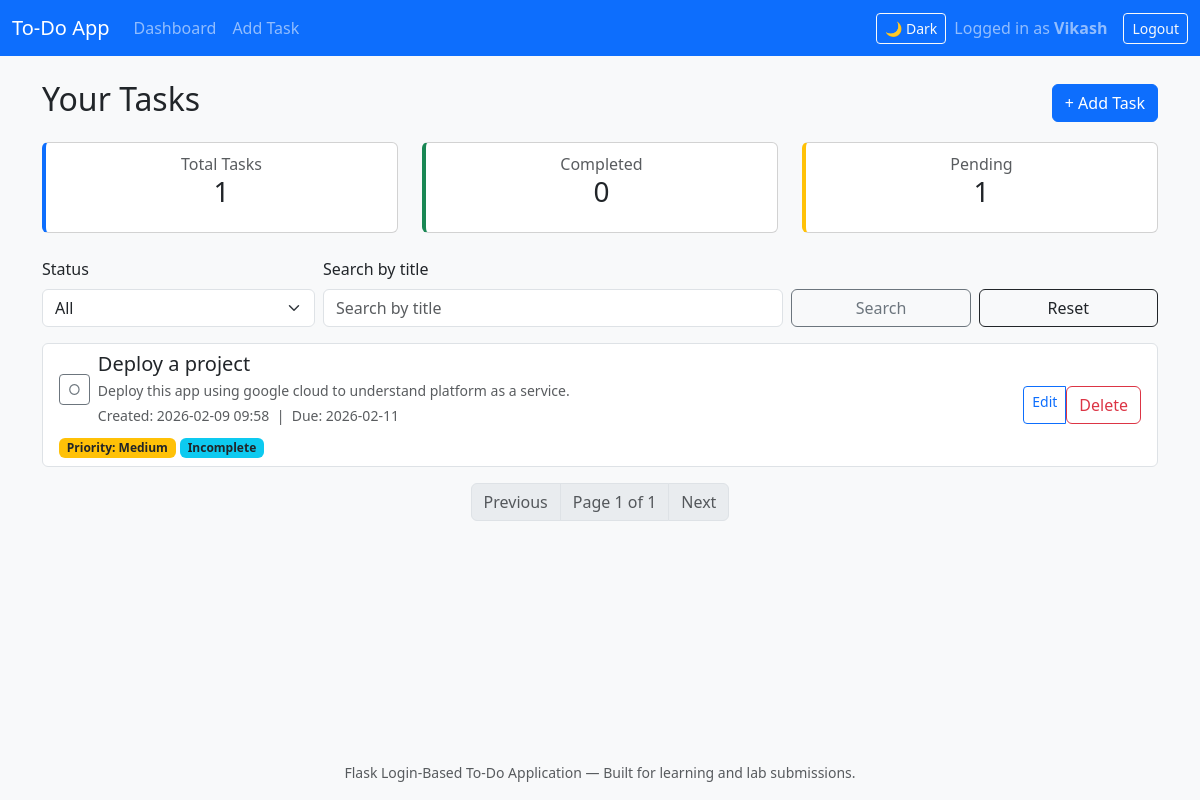
The page /dashboard (signed in) on the database its author committed.
### models.py (models this page shows, shortened)
class User(db.Model):
    id = db.Column(db.Integer, primary_key=True)
    username = db.Column(db.String(80), unique=True, nullable=False)
    password_hash = db.Column(db.String(255), nullable=False)
    tasks = db.relationship("Task", backref="user", lazy=True)

class Task(db.Model):
    id = db.Column(db.Integer, primary_key=True)
    title = db.Column(db.String(120), nullable=False)
    description = db.Column(db.Text, nullable=True)
    priority = db.Column(db.String(10), nullable=False, default="Medium")
    is_completed = db.Column(db.Boolean, nullable=False, default=False)
    created_at = db.Column(db.DateTime, nullable=False, default=datetime.utcnow)
    completed_at = db.Column(db.DateTime, nullable=True)
    due_date = db.Column(db.Date, nullable=True)
    user_id = db.Column(db.Integer, db.ForeignKey("user.id"), nullable=False)

### app.py (the view)
    @app.route("/dashboard", methods=["GET", "POST"])
    @login_required
    def dashboard():
        search_form = SearchForm(request.args)
        query = Task.query.filter_by(user_id=g.user.id)
        status_filter = request.args.get("status", "all")
        if status_filter == "completed":
            query = query.filter_by(is_completed=True)
        elif status_filter == "incomplete":
            query = query.filter_by(is_completed=False)
        if search_form.search.data:
            search_term = f"%{search_form.search.data.strip()}%"
            query = query.filter(Task.title.ilike(search_term))
        query = query.order_by(Task.created_at.desc())
        page = request.args.get("page", 1, type=int)
        per_page = 5
        pagination = query.paginate(page=page, per_page=per_page, error_out=False)
        tasks = pagination.items
        total_tasks = Task.query.filter_by(user_id=g.user.id).count()
        completed_tasks = Task.query.filter_by(user_id=g.user.id, is_completed=True).count()
        pending_tasks = total_tasks - completed_tasks
        return render_template(
            "dashboard.html",
            tasks=tasks,
            pagination=pagination,
            status_filter=status_filter,
            search_form=search_form,
            total_tasks=total_tasks,
            completed_tasks=completed_tasks,
            pending_tasks=pending_tasks,
        )

### forms.py
class SearchForm(FlaskForm):
    search = StringField("Search by title")
    submit = SubmitField("Search")

### templates/dashboard.html (shortened to what this page needs)
{% extends "base.html" %}
{% block content %}
<div class="d-flex justify-content-between align-items-center mb-3">
    <h2>Your Tasks</h2>
    <a class="btn btn-primary" href="{{ url_for('create_task') }}">+ Add Task</a>
</div>
<div class="row mb-4">
    <div class="col-md-4">
        <div class="card stat-card total">
            <div class="card-body text-center">
                <h6 class="card-subtitle text-muted">Total Tasks</h6>
                <h3 class="card-title">{{ total_tasks }}</h3>
            </div>
        </div>
    </div>
    <div class="col-md-4">
        <div class="card stat-card completed">
            <div class="card-body text-center">
                <h6 class="card-subtitle text-muted">Completed</h6>
                <h3 class="card-title">{{ completed_tasks }}</h3>
            </div>
        </div>
    </div>
    <div class="col-md-4">
        <div class="card stat-card pending">
            <div class="card-body text-center">
                <h6 class="card-subtitle text-muted">Pending</h6>
                <h3 class="card-title">{{ pending_tasks }}</h3>
            </div>
        </div>
    </div>
</div>
<form method="get" class="row gy-2 gx-2 align-items-end mb-3">
    <div class="col-md-3">
        <label class="form-label">Status</label>
        <select name="status" class="form-select">
            <option value="all" {% if status_filter == 'all' %}selected{% endif %}>All</option>
        </select>
    </div>
    <div class="col-md-5">
        {{ search_form.search.label(class="form-label") }}
        {{ search_form.search(class="form-control", placeholder="Search by title") }}
    </div>
    <div class="col-md-2 d-grid">
        {{ search_form.submit(class="btn btn-outline-secondary") }}
    </div>
    <div class="col-md-2 d-grid">
        <a href="{{ url_for('dashboard') }}" class="btn btn-outline-dark">Reset</a>
    </div>
</form>
{% if tasks %}
    <div class="list-group">
        {% for task in tasks %}
            <div class="list-group-item task-item d-flex justify-content-between align-items-start">
                <div class="me-3 flex-grow-1">
                    <div class="d-flex align-items-center">
                        <form method="post"
                              action="{{ url_for('toggle_complete', task_id=task.id) }}"
                              class="me-2">
                            <button type="submit"
                                    class="btn btn-sm {% if task.is_completed %}btn-success{% else %}btn-outline-secondary{% endif %}">
                                {% if task.is_completed %}✓{% else %}○{% endif %}
                            </button>
                        </form>
                        <div>
                            <h5 class="mb-1 {% if task.is_completed %}text-decoration-line-through text-muted{% endif %}">
                                {{ task.title }}
                            </h5>
                            {% if task.description %}
                                <p class="mb-1 small text-muted">{{ task.description }}</p>
                            {% endif %}
                            <div class="small text-muted">
                                <span>Created: {{ task.created_at.strftime('%Y-%m-%d %H:%M') }}</span>
                                {% if task.due_date %}
                                    &nbsp;|&nbsp;
                                    <span>Due: {{ task.due_date.strftime('%Y-%m-%d') }}</span>
                                {% endif %}
                            </div>
                        </div>
                    </div>
                    <div class="mt-2">
                        <span class="badge
                            {% if task.priority == 'High' %}bg-danger
                            {% elif task.priority == 'Medium' %}bg-warning text-dark
                            {% else %}bg-secondary
                            {% endif %}
                        ">
                            Priority: {{ task.priority }}
                        </span>
                        {% if task.is_completed %}
                            <span class="badge bg-success">Completed</span>
                        {% else %}
                            <span class="badge bg-info text-dark">Incomplete</span>
                        {% endif %}
                    </div>
                </div>
                <div class="btn-group btn-group-sm align-self-center" role="group">
                    <a href="{{ url_for('edit_task', task_id=task.id) }}" class="btn btn-outline-primary">
                        Edit
                    </a>
                    <form method="post"
                          action="{{ url_for('delete_task', task_id=task.id) }}"
                          onsubmit="return confirm('Are you sure you want to delete this task?');">
                        <button type="submit" class="btn btn-outline-danger">
                            Delete
                        </button>
                    </form>
                </div>
            </div>
        {% endfor %}
    </div>
    <nav aria-label="Task pagination" class="mt-3">
        <ul class="pagination justify-content-center">
            {% if pagination.has_prev %}
                <li class="page-item">
                    <a class="page-link"
                       href="{{ url_for('dashboard', page=pagination.prev_num, status=status_filter, search=search_form.search.data) }}">
                        Previous
                    </a>
                </li>
            {% else %}
                <li class="page-item disabled"><span class="page-link">Previous</span></li>
            {% endif %}
            <li class="page-item disabled">
                <span class="page-link">
                    Page {{ pagination.page }} of {{ pagination.pages or 1 }}
                </span>
            </li>
            {% if pagination.has_next %}
                <li class="page-item">
                    <a class="page-link"
                       href="{{ url_for('dashboard', page=pagination.next_num, status=status_filter, search=search_form.search.data) }}">
                        Next
                    </a>
                </li>
            {% else %}
                <li class="page-item disabled"><span class="page-link">Next</span></li>
            {% endif %}
        </ul>
    </nav>
{% else %}
    <div class="alert alert-info">
        You have no tasks yet. Click <strong>“Add Task”</strong> to create your first one!
    </div>
{% endif %}
{% endblock %}

### templates/base.html (shortened to what this page needs)
<!DOCTYPE html>
<html lang="en" data-theme="light">
<head>
    <link
        href="https://cdn.jsdelivr.net/npm/bootstrap@5.3.3/dist/css/bootstrap.min.css"
        rel="stylesheet"
    >
    <link rel="stylesheet" href="{{ url_for('static', filename='css/style.css') }}">
</head>
<body>
<nav class="navbar navbar-expand-lg navbar-dark bg-primary">
    <div class="container-fluid">
        <a class="navbar-brand" href="{{ url_for('dashboard') if g.user else url_for('login') }}">
            To-Do App
        </a>
        <div class="collapse navbar-collapse" id="navbarNav">
            <ul class="navbar-nav me-auto mb-2 mb-lg-0">
                {% if g.user %}
                    <li class="nav-item">
                        <a class="nav-link" href="{{ url_for('dashboard') }}">Dashboard</a>
                    </li>
                    <li class="nav-item">
                        <a class="nav-link" href="{{ url_for('create_task') }}">Add Task</a>
                    </li>
                {% endif %}
            </ul>
            <div class="d-flex align-items-center gap-2">
                <button class="btn btn-sm btn-outline-light" id="themeToggleBtn" type="button">
                </button>
                {% if g.user %}
                    <span class="navbar-text me-2">
                        Logged in as <strong>{{ g.user.username }}</strong>
                    </span>
                    <a class="btn btn-sm btn-outline-light" href="{{ url_for('logout') }}">Logout</a>
                {% else %}
                    <a class="btn btn-sm btn-outline-light" href="{{ url_for('login') }}">Login</a>
                    <a class="btn btn-sm btn-light" href="{{ url_for('register') }}">Register</a>
                {% endif %}
            </div>
        </div>
    </div>
</nav>
<main class="container my-4">
    {% block content %}{% endblock %}
</main>
<footer class="text-center py-3 mt-auto">
    <small class="text-muted">
        Flask Login-Based To-Do Application &mdash; Built for learning and lab submissions.
    </small>
</footer>
</body>
</html>

### static/css/style.css (style rules this page uses)
html, body { height: 100%; }
body { display: flex; flex-direction: column; background-color: #f8f9fa; }
main.container { flex: 1 0 auto; }
footer { flex-shrink: 0; }
.stat-card.total { border-left: 4px solid #0d6efd; }
.stat-card.completed { border-left: 4px solid #198754; }
.stat-card.pending { border-left: 4px solid #ffc107; }
.task-item { transition: background-color 0.2s ease, transform 0.1s ease; }
:root[data-theme="light"] { --bg-color: #f8f9fa; --text-color: #212529; --card-bg: #ffffff; }
.task-item p { overflow-wrap: break-word; word-wrap: break-word; }

### rows shown on the page
User: user.username "Vikash"
Task: title "Deploy a project", description "Deploy this app using google cloud to understand platform as a service.", created_at "2026-02-09 09:58", due_date "2026-02-11", priority "Medium", is_completed "Incomplete"

### other values the page prints
{{ total_tasks }} "1"
{{ completed_tasks }} "0"
{{ pending_tasks }} "1"
{{ search_form.search.label(class="form-label") }} "Search by title"
{{ pagination.page }} "1"
{{ pagination.pages or 1 }} "1"
